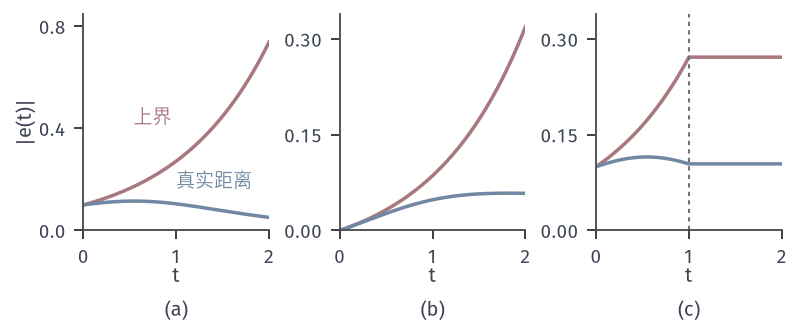

Recreate this plot in Python.
from pathlib import Path
import sys
sys.path.insert(0, str(Path(__file__).resolve().parents[1]/"odesens-common"))
from common import *
HERE = Path(__file__).resolve().parent
# 目标：Gronwall 上界中初值、持续外力、可积放大率各自的作用；真实距离由 RK4 计算。
fig, axes = figure(width_mm=112, height_mm=46, ncols=3)
panel(fig, .105, .985, .955, .29, .38)
ts = np.linspace(0, 2, 801)
def dist(f, g, x0, y0): return np.abs(rk4(g, y0, ts)-rk4(f, x0, ts))
f = lambda t, x: np.sin(x)
# (a) initial difference only
d = dist(f, f, 1.0, 1.1); B = .1*np.exp(ts); axes[0].plot(ts, B, color=RED, lw=1.4); axes[0].plot(ts, d, color=BLUE, lw=1.4)
axes[0].set_ylabel(r'$\Vert \bm{e}(t)\Vert$'.replace(r'\bm{e}', 'e').replace(r'\Vert','|'), labelpad=1)
# (b) forcing only
d = dist(f, lambda t, x: np.sin(x)+.05, 1.0, 1.0); B = .05*(np.exp(ts)-1); axes[1].plot(ts, B, color=RED, lw=1.4); axes[1].plot(ts, d, color=BLUE, lw=1.4)
# (c) integrable rate: beta=1 on [0,1], 0 afterwards
beta = lambda t: 1.0 if t < 1 else 0.0
fb = lambda t, x: beta(t)*np.sin(x)
d = dist(fb, fb, 1.0, 1.1); B = .1*np.exp(np.minimum(ts, 1)); axes[2].plot(ts, B, color=RED, lw=1.4); axes[2].plot(ts, d, color=BLUE, lw=1.4)
axes[2].axvline(1, color=MUTED, lw=.85, ls=(0, (2, 2)))
for ax, top, (yt, lab) in zip(axes, (.85, .34, .34), (((0, .4, .8), None), ((0, .15, .3), None), ((0, .15, .3), None))):
    ax.set_xlim(0, 2); ax.set_ylim(0, top); ax.set_xticks([0, 1, 2]); ax.set_yticks(yt); ax.set_xlabel('$t$', labelpad=0)
axes[0].text(.95, .42, '上界', color=RED, fontsize=7.5, ha='right'); axes[0].text(1.0, .17, '真实距离', color=BLUE, fontsize=7.5)
tags(fig, axes)
save(fig, HERE, 'figure', {'field': 'sin x, Lipschitz 1', 'a': .1, 'b': .05, 'beta': '1 on [0,1], 0 after'})
